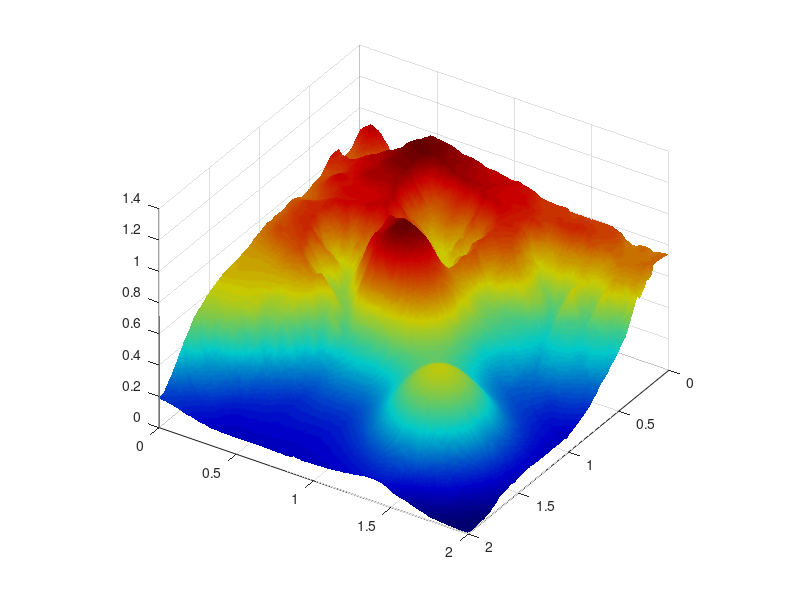

The MATLAB source for this figure: (Note: this script raises an error after producing the figure.)
clear, figure(1), clf,colormap(jet)
load('mnt2_sample25.mat'); % mnt2
B = mnt2 - min(mnt2(:)); B = B/max(B(:));
%load('snow_mountain','snow_mountain');
%colormap(snow_mountain)
%physics
Lx     = 2;  % length of the computational domain in x
Ly     = 2;  % length of the computational domain in y
g      = 9.8;
mu_f   = 1;
Ke     = 10e-3;
%numerics
nx     = 181;  % number of grid points in x 
ny     = 184;  % number of grid points in y 
nt     = 5000; % number of time stepd
%preprocessing
dx     = Lx/(nx-1);     % grid spacing in x 
dy     = Ly/(ny-1);     % grid spacing in y 
x      = 0:dx:Lx; % coordinates of grid points
y      = 0:dy:Ly; % coordinates of grid points
dt     = 4e-5;          % time step
%initial
[x2d y2d] = ndgrid(x,y);
%Hg       =  0.5*exp( -(x2d-0.5*Lx).^2/0.1 - (y2d-0.5*Ly).^2/0.1);
Hg       =  0.5*exp( -((x2d-0.5)-0.5*Lx).^2/0.1 - ((y2d-0.5)-0.5*Ly).^2/0.1)...
           + 0.5*exp( -(x2d-0.5*Lx).^2/0.1 - (y2d-0.5*Ly).^2/0.1);
surf(x2d,y2d,B),shading flat,light,view(123,32),title('B(x,y)')
surf(x2d,y2d,Hg),shading flat,light,view(123,32),title('Hg')
surf(x2d,y2d,Hg+B),shading flat,light,view(123,32),title('S')
B0 = B;
%action
for it=1:nt
Hgx     = (Hg(1:end-1,:)+Hg(2:end,:))/2;
Hgy     = (Hg(:,1:end-1)+Hg(:,2:end))/2;
qgx     =  -g/(3*mu_f)* Hgx.^3.*diff(Hg + B,1,1)/dx;
qgy     =  -g/(3*mu_f)* Hgy.^3.*diff(Hg + B,1,2)/dy;
qxa     = (qgx(:,1:end-1)+qgx(:,2:end))/2;
qya     = (qgy(1:end-1,:)+qgy(2:end,:))/2;
Hga     = (Hgx(:,1:end-1)+Hgx(:,2:end))/2;
Vel     = sqrt(qxa.^2 + qya.^2)./Hga; 
dBdt    = Ke*Vel;
B(2:end,2:end) = B(2:end,2:end) + dBdt*dt;  
contourf(B-B0);
dHgdt   =  -diff(qgx(:,2:end-1),1,1)/dx-diff(qgy(2:end-1,:),1,2)/dy;
Hg(2:end-1,2:end-1)= Hg(2:end-1,2:end-1)+dt*dHgdt;
    if mod(it,100)==0
    surf(x ,y ,(B+Hg)');
    view(123,32),axis image
    shading interp,light,lighting phong
    xlabel('distance in x direction');
    ylabel('distance in y direction');
    zlabel('distance in z direction');
    title(it),drawnow
    end
end